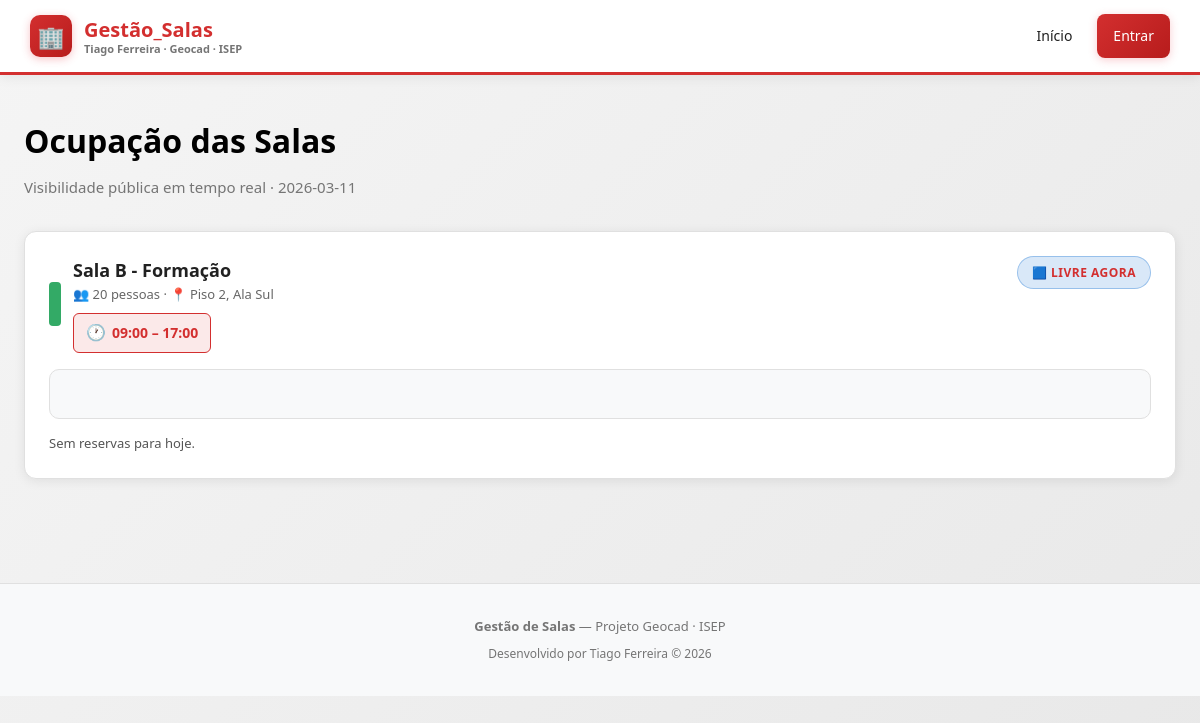
Before: / with the older database file.
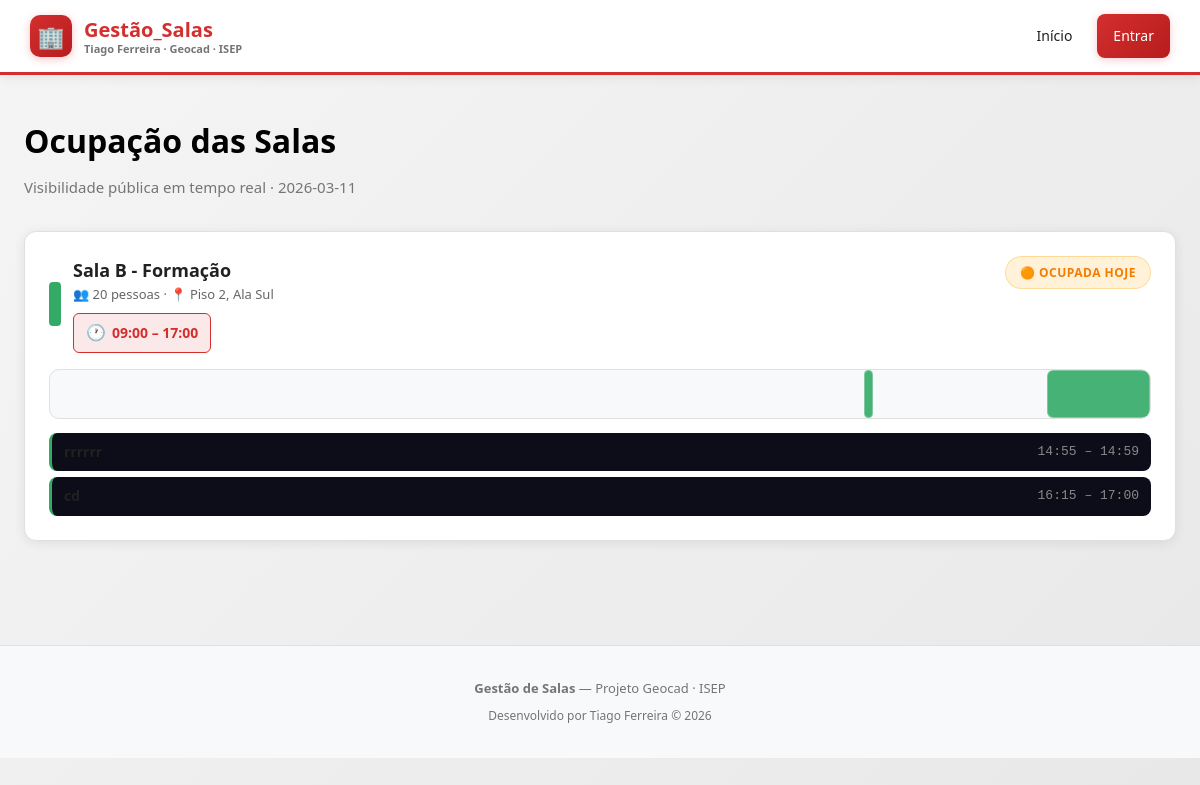
After: the same page with the newer database file.
### app/models.py (models this page shows)
class Room(Base):
    __tablename__ = "rooms"
    id         = Column(Integer, primary_key=True, index=True)
    name       = Column(String, nullable=False)
    capacity   = Column(Integer, nullable=False)
    location   = Column(String, nullable=False)
    color      = Column(String, default="#e85d04")
    start_time = Column(String, nullable=False)        # ex: "08:00"
    end_time   = Column(String, nullable=False)        # ex: "18:00"
    work_days  = Column(String, default="1,2,3,4,5")  # dias da semana separados por vírgula
    reservations = relationship("Reservation", back_populates="room")
    equipment = relationship("Equipment", back_populates="room")

class Reservation(Base):
    __tablename__ = "reservations"
    id         = Column(Integer, primary_key=True, index=True)
    title      = Column(String, nullable=False)
    date       = Column(String, nullable=False)        # ex: "2026-02-23"
    start_time = Column(String, nullable=False)        # ex: "09:00"
    end_time   = Column(String, nullable=False)        # ex: "10:00"
    room_id = Column(Integer, ForeignKey("rooms.id"), nullable=False)
    user_id = Column(Integer, ForeignKey("users.id"), nullable=False)
    room = relationship("Room", back_populates="reservations")
    user = relationship("User", back_populates="reservations")

### app/routers/public.py (the view)
@router.get("/")
async def public_view(request: Request, db=Depends(get_db)):
    rooms = db.query(models.Room).all()
    today = str(date_type.today())
    reservations = db.query(models.Reservation).filter(models.Reservation.date == today).all()
    user = get_current_user(request, db)
    return request.app.state.templates.TemplateResponse(
        "public.html",
        {"request": request, "rooms": rooms, "reservations": reservations, "today": today, "user": user},
    )

### app/database.py (called while the page is built)
def get_db():
    db = SessionLocal()
    try:
        yield db
    finally:
        db.close()

### app/utils.py (called while the page is built, shortened)
def get_current_user(request: Request, db: Session = Depends(get_db)):
    uid = request.cookies.get("user_id")
    if not uid:
        return None

### app/templates/public.html (shortened to what this page needs)
{% extends "base.html" %}
{% block content %}
<div class="container">
  <h1 class="page-title">Ocupação das Salas</h1>
  <p class="page-sub">Visibilidade pública em tempo real · {{ today }}</p>
  {% if rooms %}
    <div style="display: flex; flex-direction: column; gap: 20px;">
      {% for room in rooms %}
        {% set room_res = reservations | selectattr("room_id", "equalto", room.id) | list %}
        <div class="card">
          <div style="display: flex; justify-content: space-between; align-items: flex-start; margin-bottom: 16px; flex-wrap: wrap; gap: 12px;">
            <div style="display: flex; align-items: center; gap: 12px;">
              <div style="width: 12px; height: 44px; border-radius: 4px; background: {{ room.color }};"></div>
              <div>
                <div style="font-size: 18px; font-weight: 700;">{{ room.name }}</div>
                <div style="color: #666; font-size: 13px;">👥 {{ room.capacity }} pessoas · 📍 {{ room.location }}</div>
                <div class="room-schedule">
                  <span class="time-icon">🕐</span>
                  <span>{{ room.start_time }} – {{ room.end_time }}</span>
                </div>
              </div>
            </div>
            {% if room_res | length == 0 %}
              <span class="tag tag-blue">🟦 Livre agora</span>
            {% else %}
              <span class="tag tag-orange">🟠 Ocupada hoje</span>
            {% endif %}
          </div>
          <div class="occ-bar">
            {% set start_min = room.start_time.split(':')[0] | int * 60 + room.start_time.split(':')[1] | int %}
            {% set end_min = room.end_time.split(':')[0] | int * 60 + room.end_time.split(':')[1] | int %}
            {% set total = end_min - start_min %}
            {% for r in room_res %}
              {% set s = r.start_time.split(':')[0] | int * 60 + r.start_time.split(':')[1] | int %}
              {% set e = r.end_time.split(':')[0] | int * 60 + r.end_time.split(':')[1] | int %}
              {% set left = ((s - start_min) / total * 100) %}
              {% set width = ((e - s) / total * 100) %}
              <div class="occ-segment"
                   style="left: {{ left }}%; width: {{ width }}%; background: {{ room.color }};"
                   data-title="{{ r.title }}: {{ r.start_time }}–{{ r.end_time }}"></div>
            {% endfor %}
          </div>
          <div style="margin-top: 14px; display: flex; flex-direction: column; gap: 6px;">
            {% if room_res %}
              {% for r in room_res | sort(attribute='start_time') %}
                <div style="display: flex; justify-content: space-between; align-items: center; padding: 8px 12px; background: #0d0d1a; border-radius: 8px; border-left: 3px solid {{ room.color }};">
                  <span style="font-weight: 600; font-size: 14px;">{{ r.title }}</span>
                  <span style="font-family: monospace; font-size: 13px; color: #888;">{{ r.start_time }} – {{ r.end_time }}</span>
                </div>
              {% endfor %}
            {% else %}
              <div style="color: #555; font-size: 13px;">Sem reservas para hoje.</div>
            {% endif %}
          </div>
        </div>
      {% endfor %}
    </div>
  {% else %}
    <div class="card" style="text-align: center; padding: 48px; color: #555;">
      <div style="font-size: 40px; margin-bottom: 12px;">🏢</div>
      <p>Ainda não existem salas registadas.</p>
    </div>
  {% endif %}
</div>
{% endblock %}

### app/templates/base.html (shortened to what this page needs)
<!DOCTYPE html>
<html lang="pt">
<head>
</head>
<body>
  <header class="header">
    <a href="/" class="logo">
      <div class="logo-icon">🏢</div>
      <div style="display: flex; flex-direction: column; line-height: 1.2;">
        <span style="font-weight: 700;">Gestão_Salas</span>
        <span style="font-size: 11px; color: var(--text-muted);">Tiago Ferreira · Geocad · ISEP</span>
      </div>
    </a>
    <nav class="nav">
      <a href="/">Início</a>
      {% if user %}
        {% if user.role == 'admin' %}
          <a href="/admin">Administração</a>
          <a href="/dashboard">Dashboard</a>
        {% else %}
          <a href="/dashboard">Dashboard</a>
          <a href="/user">A Minha Conta</a>
        {% endif %}
        <div style="display: flex; align-items: center; gap: 10px; margin-left: 8px; padding: 4px 10px; background: var(--border); border-radius: 20px;">
          {% if user.avatar %}
            <img src="{{ user.avatar }}" alt="{{ user.name }}"
                 style="width: 28px; height: 28px; border-radius: 50%; object-fit: cover; border: 2px solid var(--primary);">
          {% else %}
            <div style="width: 28px; height: 28px; border-radius: 50%; background: linear-gradient(135deg, var(--primary), var(--primary-hover));
                        display: flex; align-items: center; justify-content: center;
                        font-size: 13px; font-weight: 700; color: white;">
              {{ user.name[0].upper() }}
            </div>
          {% endif %}
          <span style="font-size: 13px; font-weight: 600;">{{ user.name }}</span>
        </div>
        <a href="/logout">Sair</a>
      {% else %}
        <a href="/login" class="btn btn-primary">Entrar</a>
      {% endif %}
    </nav>
  </header>
  <main>
    {% block content %}{% endblock %}
  </main>
  <footer class="footer">
    <div style="margin-bottom: 8px;">
      <strong>Gestão de Salas</strong> — Projeto Geocad · ISEP
    </div>
    <div style="color: var(--text-muted); font-size: 12px;">
      Desenvolvido por Tiago Ferreira &copy; 2026
    </div>
  </footer>
</body>
</html>

### app/templates/base.html (style rules this page uses)
:root { --primary: #D32F2F; --primary-hover: #B71C1C; --primary-light: rgba(211, 47, 47, 0.1); --primary-gradient: linear-gradient(135deg, #D32F2F 0%, #B71C1C 100%); --bg: #F5F5F5; --bg-gradient: linear-gradient(135deg, #F5F5F5 0%, #E8E8E8 100%); --card: #FFFFFF; --card-hover: #FAFAFA; --danger: #D32F2F; --danger-hover: #8B0000; --border: #E0E0E0; --border-light: #F0F0F0; --text: #212121; --text-muted: #757575; --text-dark: #000000; --text-light: #FFFFFF; --success: #388E3C; --success-bg: rgba(56, 142, 60, 0.1); --warning: #F57C00; --shadow: 0 4px 20px rgba(211, 47, 47, 0.15); --shadow-card: 0 2px 12px rgba(0, 0, 0, 0.08); --shadow-hover: 0 8px 30px rgba(211, 47, 47, 0.2); }
* { margin: 0; padding: 0; box-sizing: border-box; }
body { font-family: 'Segoe UI', system-ui, -apple-system, sans-serif; background: var(--bg-gradient); color: var(--text); min-height: 100vh; line-height: 1.6; }
.header { background: var(--card); border-bottom: 3px solid var(--primary); padding: 14px 30px; display: flex; justify-content: space-between; align-items: center; flex-wrap: wrap; gap: 12px; position: sticky; top: 0; z-index: 100; box-shadow: 0 2px 12px rgba(0, 0, 0, 0.08); }
.logo { display: flex; align-items: center; gap: 12px; font-size: 20px; font-weight: 700; text-decoration: none; color: var(--primary); transition: transform 0.2s; }
.logo-icon { width: 42px; height: 42px; background: var(--primary-gradient); border-radius: 10px; display: flex; align-items: center; justify-content: center; font-size: 22px; box-shadow: 0 2px 8px rgba(230, 57, 70, 0.3); }
.nav { display: flex; gap: 8px; flex-wrap: wrap; }
.nav a, .nav button { padding: 10px 16px; border-radius: 8px; text-decoration: none; color: var(--text); font-size: 14px; font-weight: 500; background: transparent; border: 1px solid transparent; cursor: pointer; transition: all 0.2s ease; }
.nav .btn-primary { background: var(--primary-gradient); border: none; box-shadow: 0 2px 8px rgba(230, 57, 70, 0.25); color: #ffffff !important; }
.container { max-width: 1200px; margin: 0 auto; padding: 40px 24px; }
.card { background: var(--card); border: 1px solid var(--border); border-radius: 12px; padding: 24px; transition: all 0.2s ease; box-shadow: var(--shadow-card); }
.page-title { font-size: 32px; font-weight: 700; margin-bottom: 8px; color: var(--text-dark); }
.page-sub { color: var(--text-muted); font-size: 15px; margin-bottom: 32px; }
.btn { padding: 12px 24px; border-radius: 8px; border: none; font-size: 14px; font-weight: 600; cursor: pointer; display: inline-flex; align-items: center; gap: 8px; transition: all 0.2s ease; text-decoration: none; position: relative; overflow: hidden; }
.btn-primary { background: var(--primary-gradient); color: #ffffff !important; font-weight: 600; box-shadow: 0 2px 8px rgba(0, 86, 179, 0.25); }
.tag { padding: 6px 14px; border-radius: 20px; font-size: 12px; font-weight: 700; display: inline-block; text-transform: uppercase; letter-spacing: 0.5px; }
.tag-orange { background: rgba(255, 170, 0, 0.15); color: var(--warning); border: 1px solid rgba(255, 170, 0, 0.3); }
.occ-bar { position: relative; height: 60px; background: #f8f9fa; border-radius: 8px; overflow: hidden; margin: 12px 0; border: 1px solid var(--border); }
.occ-segment { position: absolute; height: 100%; opacity: 0.85; border-radius: 4px; cursor: pointer; transition: opacity 0.2s; border: 1px solid rgba(255, 255, 255, 0.3); }
.room-schedule { display: inline-flex; align-items: center; gap: 6px; padding: 6px 12px; background: var(--primary-light); border-radius: 6px; border: 1px solid var(--primary); font-size: 14px; font-weight: 600; color: var(--primary); margin-top: 8px; }
.room-schedule .time-icon { font-size: 16px; }
.occ-bar { position: relative; height: 50px; background: #f8f9fa; border-radius: 10px; overflow: hidden; margin: 12px 0; border: 1px solid var(--border); }
.occ-segment { position: absolute; height: 100%; opacity: 0.9; border-radius: 6px; cursor: pointer; transition: all 0.2s ease; border: 1px solid rgba(255, 255, 255, 0.3); }
.footer { text-align: center; padding: 32px; color: var(--text-muted); font-size: 13px; border-top: 1px solid var(--border); margin-top: 64px; background: #f8f9fa; }

Changed rows visible on the page:
computed for Room "Sala B - Formação": text "🟦 LIVRE AGORA Sem reservas para hoje." → "🟠 OCUPADA HOJE"
added Reservation: title "rrrrrr", start_time "14:55", end_time "14:59"
added Reservation: title "cd", start_time "16:15", end_time "17:00"
